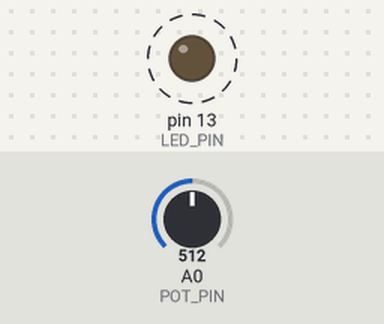
Simulated run of this sketch. Board: Arduino Uno, built with avr-gcc and run on an emulated ATmega328P. On the bench: output pins drawn as LEDs (lit = HIGH). Dashed ring = blinking. The test bench sets the inputs (shaded band); at power-on: A0 (POT_PIN) = 512.

Above: at 1.2 s.
1.3 s: A0 (POT_PIN) set to 716
At 1.42 s:
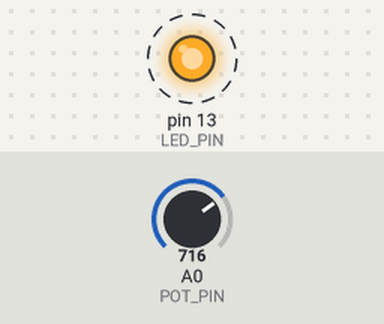
4.3 s: A0 (POT_PIN) set to 900
At 4.56 s:
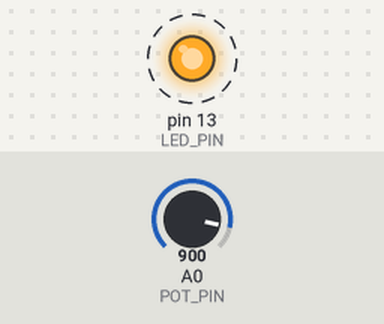
Timing chart, 0 to 13.3 s (numbered marks = the images above; inputs shaded):
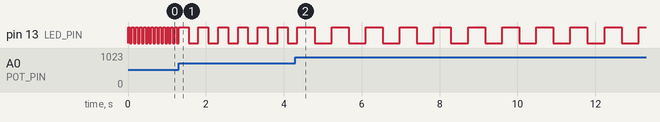

Measured:
- after the input at 1.3 s, pin 13 (LED_PIN): alternates HIGH for 0.25 s and LOW for 0.25 s, starting after 0.26 s
- after the input at 4.3 s, pin 13 (LED_PIN): alternates HIGH for 0.44 s and LOW for 0.44 s, starting after 0.49 s
- by itself, pin 13 (LED_PIN): alternates HIGH for 0.05 s and LOW for 0.05 s

The sketch:

M02A05.ino
```cpp
const int POT_PIN = A0;
const int LED_PIN = 13;
const int MIDPOINT = 512;
const int MIN_BLINK_DELAY = 50;

int blinkDelay = 0;

void setup() {
  pinMode(LED_PIN, OUTPUT);
}

void loop() {
  blinkDelay = abs(MIDPOINT - analogRead(POT_PIN)) + MIN_BLINK_DELAY;
  digitalWrite(LED_PIN, HIGH);
  delay(blinkDelay);
  digitalWrite(LED_PIN, LOW);
  delay(blinkDelay);
}
```
